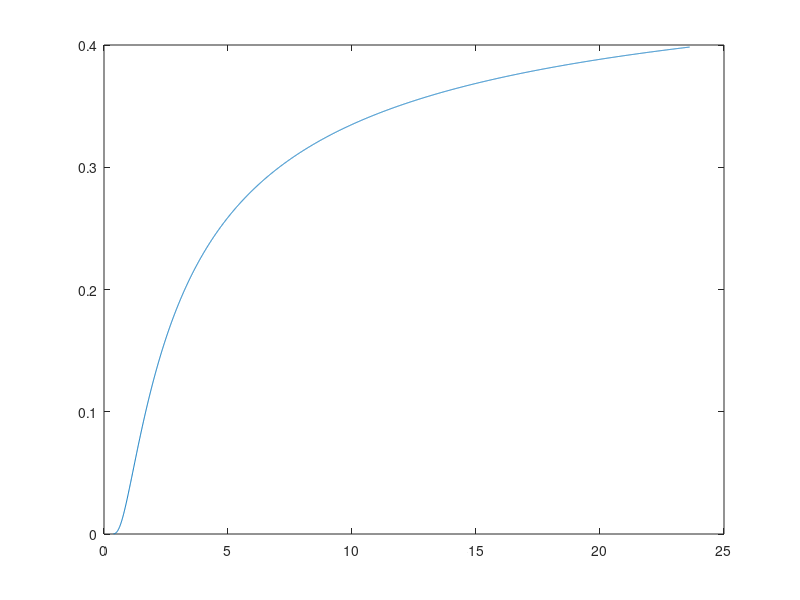

MATLAB code to generate this figure:
%BER vs AJNR

CNR = 45;
K = 0.903;
T = 10^-3;  % Integration period

Tj1 = 300 * 10^-6;
Tj2 = 600 * 10^-6;
Tj3 = 900 * 10^-6;
% Duration of pulse interference

JNR = 20 : 5000;
DutyCycle1 = Tj1/T;
DutyCycle2 = Tj2/T;
DutyCycle3 = Tj3/T;
% The ratio Tj/T is the duty cycle.

AJNR = JNR * DutyCycle1;
% AJNR is obtained by multiplying JNR with duty ratio.

CNR_post1 = CNR./(K*(1 + Tj1/T * JNR));
p_b = 0.5 * erfc(sqrt(CNR_post1));

dB_Scale_Vert = (p_b);
dB_Scale_Horz = (AJNR)./(20*log10(AJNR));

figure;
plot(dB_Scale_Horz, dB_Scale_Vert);
